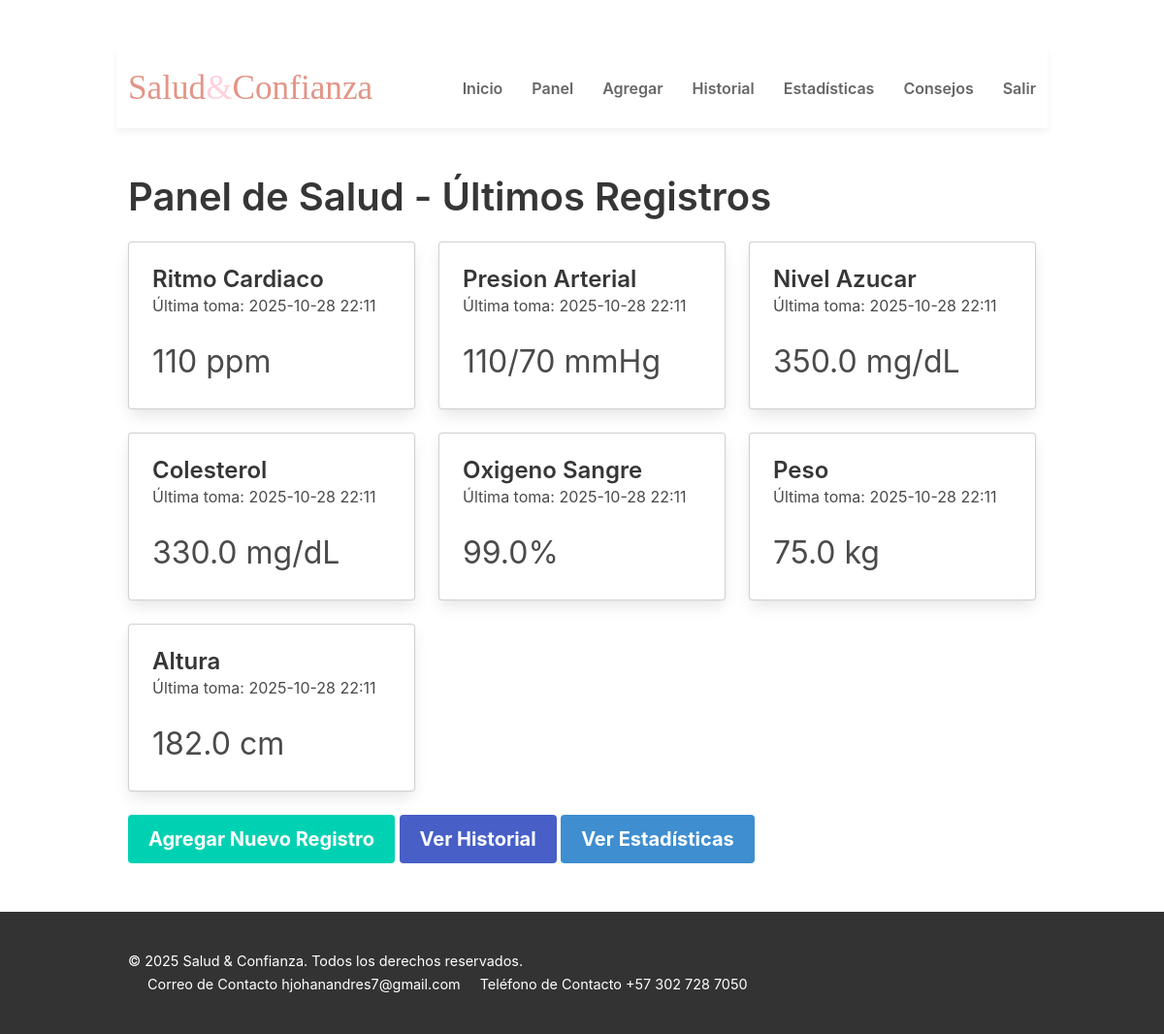
/ (signed in), run on the app's committed database.
### app.py (models this page shows, shortened)
class HealthMetricMixin:
    id = db.Column(db.Integer, primary_key=True)
    fecha = db.Column(db.DateTime, nullable=False, default=datetime.utcnow)
    usuario_id = db.Column(db.Integer, db.ForeignKey("usuario.id"), nullable=False)

class RitmoCardiaco(HealthMetricMixin, db.Model):
    valor = db.Column(db.Integer, nullable=False)
    __tablename__ = 'ritmo_cardiaco'

class PresionArterial(HealthMetricMixin, db.Model):
    sistolica = db.Column(db.Integer, nullable=False)
    diastolica = db.Column(db.Integer, nullable=False)
    __tablename__ = 'presion_arterial'

class NivelAzucar(HealthMetricMixin, db.Model):
    valor = db.Column(db.Float, nullable=False)
    __tablename__ = 'nivel_azucar'

class Colesterol(HealthMetricMixin, db.Model):
    valor = db.Column(db.Float, nullable=False)
    __tablename__ = 'colesterol'

class OxigenoSangre(HealthMetricMixin, db.Model):
    valor = db.Column(db.Float, nullable=False)
    __tablename__ = 'oxigeno_sangre'

class Peso(HealthMetricMixin, db.Model):
    valor = db.Column(db.Float, nullable=False)
    __tablename__ = 'peso'

class Altura(HealthMetricMixin, db.Model):
    valor = db.Column(db.Float, nullable=False)
    __tablename__ = 'altura'

### app.py (the view)
@app.route('/')
def index():
    if 'usuario_id' not in session:
        return redirect(url_for('login'))
    user_id = session['usuario_id']
    latest_metrics = {
        'ritmo_cardiaco': get_latest_record(RitmoCardiaco, user_id),
        'presion_arterial': get_latest_record(PresionArterial, user_id),
        'nivel_azucar': get_latest_record(NivelAzucar, user_id),
        'colesterol': get_latest_record(Colesterol, user_id),
        'oxigeno_sangre': get_latest_record(OxigenoSangre, user_id),
        'peso': get_latest_record(Peso, user_id),
        'altura': get_latest_record(Altura, user_id),
    }
    return render_template('index.html', latest_metrics=latest_metrics)

### app.py (called while the page is built)
def get_latest_record(model_class, user_id):
    return model_class.query.filter_by(usuario_id=user_id).order_by(model_class.fecha.desc()).first()

### templates/index.html (shortened to what this page needs)
{% extends 'base.html' %}
{% block content %}
{% include "barra_nav.html" %}
<div class="container">
    <h1 class="title is-2">Panel de Salud - Últimos Registros</h1>
    <div class="columns is-multiline">
        {% if latest_metrics %}
            {% for metric_key, record in latest_metrics.items() %}
                {% if record %}
                    <div class="column is-one-third">
                        <div class="card">
                            <div class="card-content">
                                <p class="title is-4 is-capitalized">{{ metric_key | replace('_', ' ') }}</p>
                                <p class="subtitle is-6">Última toma: {{ record.fecha.strftime('%Y-%m-%d %H:%M') }}</p>
                                <p class="is-size-3">
                                    {% if metric_key == 'presion_arterial' %}
                                        {{ record.sistolica }}/{{ record.diastolica }} mmHg
                                    {% elif metric_key == 'ritmo_cardiaco' %}
                                        {{ record.valor }} ppm
                                    {% elif metric_key == 'nivel_azucar' or metric_key == 'colesterol' %}
                                        {{ record.valor }} mg/dL
                                    {% elif metric_key == 'oxigeno_sangre' %}
                                        {{ record.valor }}%
                                    {% elif metric_key == 'peso' %}
                                        {{ record.valor }} kg
                                    {% elif metric_key == 'altura' %}
                                        {{ record.valor }} cm
                                    {% endif %}
                                </p>
                            </div>
                        </div>
                    </div>
                {% endif %}
            {% endfor %}
        {% else %}
             <div class="column is-full">
                <p class="notification is-info">No se encontraron registros recientes. Por favor, <a href="{{ url_for('agregar_registro') }}">agrega un nuevo registro</a>.</p>
            </div>
        {% endif %}
    </div>
    <div class="block">
        <a href="{{ url_for('agregar_registro') }}" class="button is-primary is-medium">Agregar Nuevo Registro</a>
        <a href="{{ url_for('historial') }}" class="button is-link is-medium">Ver Historial</a>
        <a href="{{ url_for('estadisticas') }}" class="button is-info is-medium">Ver Estadísticas</a>
    </div>
</div>
{% endblock %}

### static/css/style.css (style rules this page uses)
:root { --primary-color: #FFD1DC; --secondary-color: #F8F8F8; --accent-color: #E29587; --text-color-dark: #333333; --text-color-light: #666666; --white-color: #FFFFFF; --box-shadow: 0 4px 8px rgba(0,0,0,0.05); }
* { margin: 0; padding: 0; box-sizing: border-box; }
body { font-family: 'Open Sans', sans-serif; line-height: 1.6; color: var(--text-color-dark); background-color: var(--secondary-color); }
.container { max-width: 1200px; margin: 0 auto; padding: 0 20px; }
.button { display: inline-block; background-color: var(--accent-color); color: var(--white-color); padding: 15px 30px; text-decoration: none; border-radius: 30px; font-weight: 700; transition: background-color 0.3s ease, transform 0.2s ease; border: none; cursor: pointer; }

### templates/base.html (style rules this page uses)
html, body { height: 100%; }

### data on the page
RitmoCardiaco: metric_key "Ritmo Cardiaco", fecha "2025-10-28 22:11", valor "110"
PresionArterial: metric_key "Presion Arterial", fecha "2025-10-28 22:11", sistolica "110", diastolica "70"
NivelAzucar: metric_key "Nivel Azucar", fecha "2025-10-28 22:11", valor "350.0"
Colesterol: metric_key "Colesterol", fecha "2025-10-28 22:11", valor "330.0"
OxigenoSangre: metric_key "Oxigeno Sangre", fecha "2025-10-28 22:11", valor "99.0"
Peso: metric_key "Peso", fecha "2025-10-28 22:11", valor "75.0"
Altura: metric_key "Altura", fecha "2025-10-28 22:11", valor "182.0"
